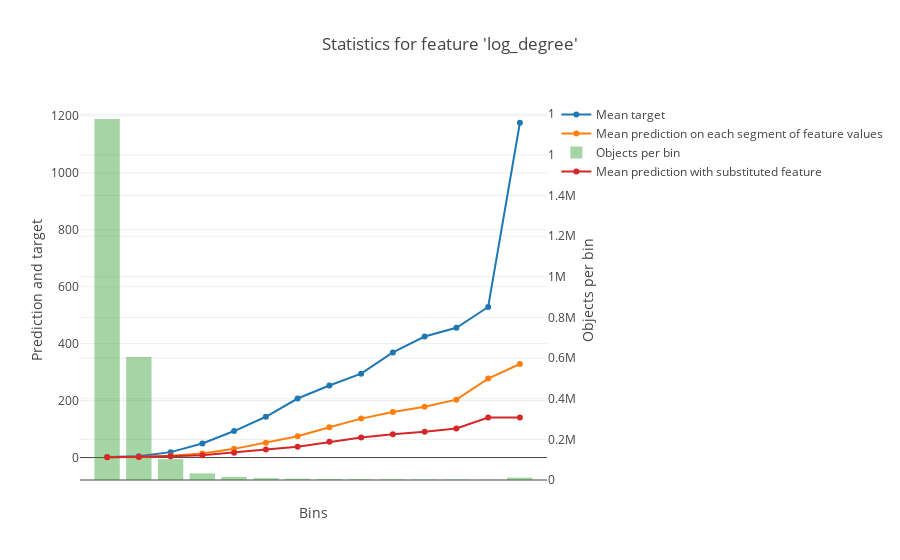
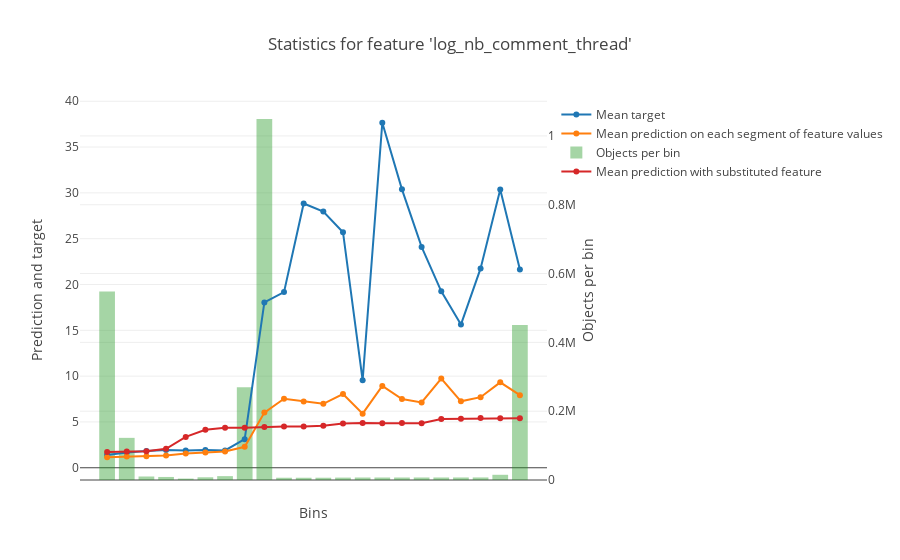
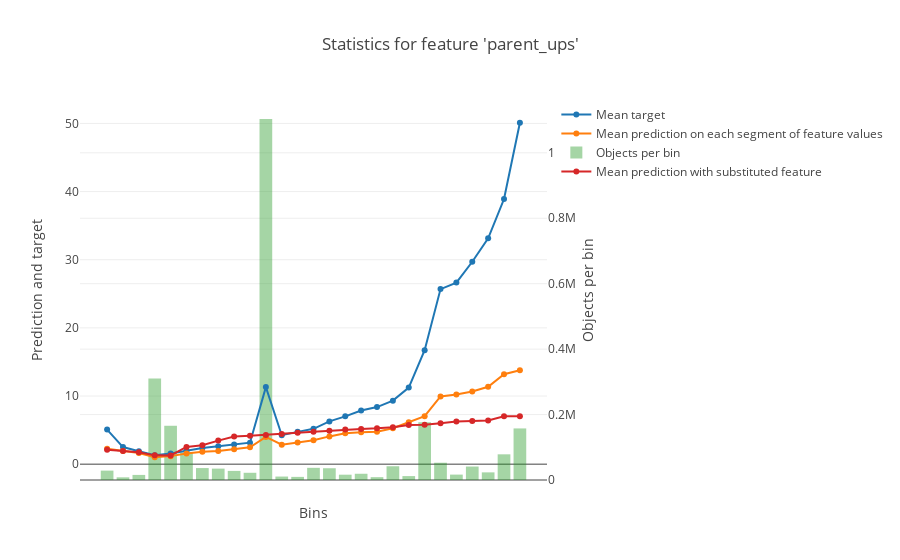

Write notebook code for charts like these, in order.
### Markdown cell above
The degree of an individual, hence how many individual commented his/her comments, seems the most important feature.

### Code cell
res = cat1.calc_feature_statistics(X_fit,
                                   y_fit,
                                   feature=["log_degree", "log_nb_comment_thread", "parent_ups"],
                                   plot=True)

### Figure 1 — Plotly figure (JSON) as saved in the notebook; plotly's stock layout.template omitted (floating-point values rounded to 4 significant figures)
{"data": [{"mode": "lines+markers", "name": "Mean target", "type": "scatter", "uid": "8b0c1fca-bec4-47c1-b930-1aa8d8faac14", "xaxis": "x", "y": [1.897, 4.825, 19.09, 49.62, 93.2, 143.3, 207.4, 253.2, 294.8, 369.4, 425.1, 455.9, 528.9, 1176.0], "yaxis": "y"}, {"mode": "lines+markers", "name": "Mean prediction on each segment of feature values", "type": "scatter", "uid": "cb2d7534-a8ed-4843-8de5-4c34faca3511", "xaxis": "x", "y": [1.108, 2.312, 6.462, 14.32, 30.58, 52.09, 75.15, 106.3, 136.9, 159.7, 178.2, 203.5, 277.6, 328.6], "yaxis": "y"}, {"marker": {"color": "rgba(30, 150, 30, 0.4)"}, "name": "Objects per bin", "type": "bar", "uid": "84a28e00-ba7a-455c-9400-274edc097c28", "width": 0.8, "xaxis": "x", "y": [1776730, 605338, 102940, 32768, 15600, 8965, 5952, 4162, 3147, 2522, 1988, 1609, 1309, 11779], "yaxis": "y2"}, {"mode": "lines+markers", "name": "Mean prediction with substituted feature", "type": "scatter", "uid": "a10aadfd-8002-4f42-bad0-5fd35acd0484", "xaxis": "x", "y": [1.153, 2.38, 4.421, 7.868, 16.8, 28.04, 38.19, 55.43, 70.1, 82.11, 90.56, 102.5, 140.5, 140.5], "yaxis": "y"}], "layout": {"title": {"text": "Statistics for feature 'log_degree'"}, "xaxis": {"showticklabels": false, "tickmode": "array", "ticktext": ["(-inf, 0.3466]", "(0.3466, 0.8959]", "(0.8959, 1.2425]", "(1.2425, 1.4979]", "(1.4979, 1.7006]", "(1.7006, 1.8688]", "(1.8688, 2.0127]", "(2.0127, 2.1383]", "(2.1383, 2.2499]", "(2.2499, 2.3502]", "(2.3502, 2.4414]", "(2.4414, 2.5249]", "(2.5249, 2.6020]", "(2.6020, +inf)"], "tickvals": [0, 1, 2, 3, 4, 5, 6, 7, 8, 9, 10, 11, 12, 13], "title": {"text": "Bins"}}, "yaxis": {"overlaying": "y2", "side": "left", "title": {"text": "Prediction and target"}}, "yaxis2": {"position": 1, "side": "right", "title": {"text": "Objects per bin"}}}}

### Figure 2 — Plotly figure (JSON) as saved in the notebook; plotly's stock layout.template omitted (floating-point values rounded to 4 significant figures)
{"data": [{"mode": "lines+markers", "name": "Mean target", "type": "scatter", "uid": "8bdee51c-e46b-420f-96c4-6cd4ce117ede", "xaxis": "x", "y": [1.393, 1.674, 1.834, 1.933, 1.893, 1.939, 1.886, 3.118, 18.05, 19.17, 28.84, 27.96, 25.71, 9.543, 37.65, 30.38, 24.1, 19.26, 15.62, 21.76, 30.37, 21.63], "yaxis": "y"}, {"mode": "lines+markers", "name": "Mean prediction on each segment of feature values", "type": "scatter", "uid": "24765b1d-4737-409a-a8fc-98999b189a27", "xaxis": "x", "y": [1.147, 1.236, 1.262, 1.33, 1.543, 1.665, 1.779, 2.292, 6.021, 7.525, 7.227, 6.978, 8.051, 5.904, 8.924, 7.503, 7.13, 9.731, 7.25, 7.703, 9.323, 7.921], "yaxis": "y"}, {"marker": {"color": "rgba(30, 150, 30, 0.4)"}, "name": "Objects per bin", "type": "bar", "uid": "86e75d56-5289-454c-ac9c-87c284f4641a", "width": 0.8, "xaxis": "x", "y": [547719, 122478, 10170, 8832, 4080, 7875, 11236, 269630, 1049227, 6584, 6567, 6617, 6965, 7216, 7199, 7216, 7292, 7335, 7381, 7412, 15149, 450629], "yaxis": "y2"}, {"mode": "lines+markers", "name": "Mean prediction with substituted feature", "type": "scatter", "uid": "81f3e7df-d474-4e6c-80cf-524353d3afc8", "xaxis": "x", "y": [1.717, 1.784, 1.791, 2.076, 3.37, 4.145, 4.355, 4.371, 4.444, 4.511, 4.504, 4.578, 4.822, 4.881, 4.849, 4.889, 4.847, 5.331, 5.348, 5.419, 5.409, 5.409], "yaxis": "y"}], "layout": {"title": {"text": "Statistics for feature 'log_nb_comment_thread'"}, "xaxis": {"showticklabels": false, "tickmode": "array", "ticktext": ["(-inf, 3.2770]", "(3.2770, 3.7494]", "(3.7494, 3.7954]", "(3.7954, 3.8394]", "(3.8394, 3.8607]", "(3.8607, 3.9019]", "(3.9019, 3.9608]", "(3.9608, 5.6785]", "(5.6785, 9.0022]", "(9.0022, 9.0165]", "(9.0165, 9.0194]", "(9.0194, 9.0447]", "(9.0447, 9.0866]", "(9.0866, 9.1072]", "(9.1072, 9.1097]", "(9.1097, 9.1156]", "(9.1156, 9.1219]", "(9.1219, 9.1274]", "(9.1274, 9.1360]", "(9.1360, 9.1404]", "(9.1404, 9.1824]", "(9.1824, +inf)"], "tickvals": [0, 1, 2, 3, 4, 5, 6, 7, 8, 9, 10, 11, 12, 13, 14, 15, 16, 17, 18, 19, 20, 21], "title": {"text": "Bins"}}, "yaxis": {"overlaying": "y2", "side": "left", "title": {"text": "Prediction and target"}}, "yaxis2": {"position": 1, "side": "right", "title": {"text": "Objects per bin"}}}}

### Figure 3 — Plotly figure (JSON) as saved in the notebook; plotly's stock layout.template omitted (floating-point values rounded to 4 significant figures)
{"data": [{"mode": "lines+markers", "name": "Mean target", "type": "scatter", "uid": "108677c7-45a5-487b-8476-d6346dece98d", "xaxis": "x", "y": [5.071, 2.506, 1.897, 1.312, 1.553, 1.956, 2.374, 2.614, 2.89, 3.156, 11.31, 4.252, 4.74, 5.188, 6.276, 7.013, 7.876, 8.38, 9.322, 11.23, 16.72, 25.69, 26.65, 29.7, 33.13, 38.9, 50.1], "yaxis": "y"}, {"mode": "lines+markers", "name": "Mean prediction on each segment of feature values", "type": "scatter", "uid": "9831ac67-5cca-4858-90ac-975abb9a732d", "xaxis": "x", "y": [2.251, 1.934, 1.628, 1.015, 1.18, 1.557, 1.822, 1.929, 2.197, 2.483, 3.99, 2.867, 3.192, 3.503, 4.075, 4.531, 4.678, 4.747, 5.283, 6.151, 7.048, 9.931, 10.22, 10.68, 11.35, 13.19, 13.78], "yaxis": "y"}, {"marker": {"color": "rgba(30, 150, 30, 0.4)"}, "name": "Objects per bin", "type": "bar", "uid": "9590dce7-9e1e-4d9c-91d7-2295430d9b5d", "width": 0.8, "xaxis": "x", "y": [28698, 8160, 15544, 310121, 165773, 84317, 36496, 34811, 27815, 22056, 1103434, 10544, 9544, 37195, 35984, 16233, 19058, 8636, 42068, 11941, 176461, 52825, 16516, 41139, 23329, 78497, 157614], "yaxis": "y2"}, {"mode": "lines+markers", "name": "Mean prediction with substituted feature", "type": "scatter", "uid": "8eef6f8f-61e9-4f08-8468-9a7f270fa5e9", "xaxis": "x", "y": [2.128, 1.948, 1.748, 1.29, 1.287, 2.533, 2.768, 3.457, 4.068, 4.184, 4.293, 4.409, 4.607, 4.74, 4.907, 5.096, 5.166, 5.261, 5.42, 5.762, 5.801, 6.001, 6.276, 6.347, 6.418, 7.033, 7.033], "yaxis": "y"}], "layout": {"title": {"text": "Statistics for feature 'parent_ups'"}, "xaxis": {"showticklabels": false, "tickmode": "array", "ticktext": ["(-inf, -2.5000]", "(-2.5000, -1.5000]", "(-1.5000, -0.5000]", "(-0.5000, 1.5000]", "(1.5000, 2.5000]", "(2.5000, 3.5000]", "(3.5000, 4.5000]", "(4.5000, 5.5000]", "(5.5000, 6.5000]", "(6.5000, 7.5000]", "(7.5000, 11.5000]", "(11.5000, 12.5000]", "(12.5000, 13.5000]", "(13.5000, 18.5000]", "(18.5000, 25.5000]", "(25.5000, 29.5000]", "(29.5000, 35.5000]", "(35.5000, 38.5000]", "(38.5000, 57.5000]", "(57.5000, 64.5000]", "(64.5000, 308.5000]", "(308.5000, 465.5000]", "(465.5000, 527.5000]", "(527.5000, 719.5000]", "(719.5000, 867.5000]", "(867.5000, 1627.5000]", "(1627.5000, +inf)"], "tickvals": [0, 1, 2, 3, 4, 5, 6, 7, 8, 9, 10, 11, 12, 13, 14, 15, 16, 17, 18, 19, 20, 21, 22, 23, 24, 25, 26], "title": {"text": "Bins"}}, "yaxis": {"overlaying": "y2", "side": "left", "title": {"text": "Prediction and target"}}, "yaxis2": {"position": 1, "side": "right", "title": {"text": "Objects per bin"}}}}
